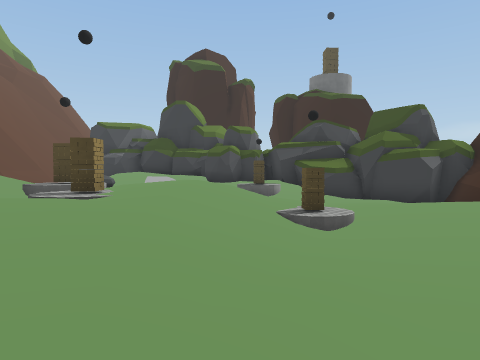
[1] (above)

24 first-person views from a walk through a 3-D level made in the Unity game engine. The camera is 1.3 m above the floor, tilts 2° down and sees 75° across. The floor is counted in squares, 2 m on a side. Each view is taken from the middle of a square. On the plan, view 1 faces up. The plan holds only what a view shows up to about 10 squares ahead; the rest is blank. The place goes on beyond the plan. The player character is not drawn. Some surface patterns are stand-ins.

[2]
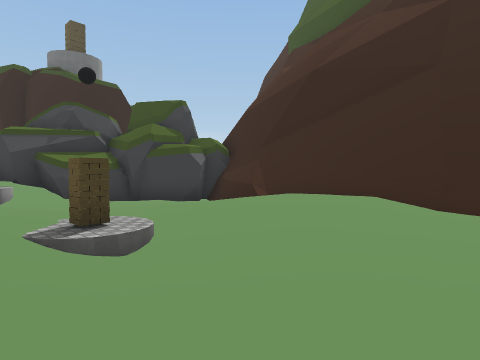

[3]
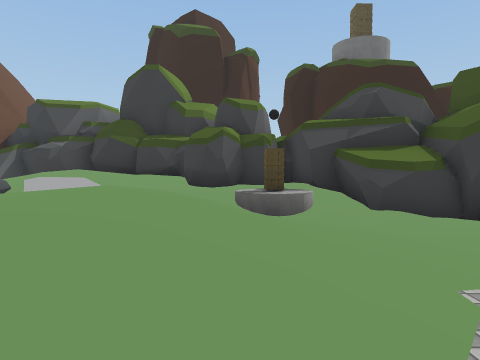

[4]
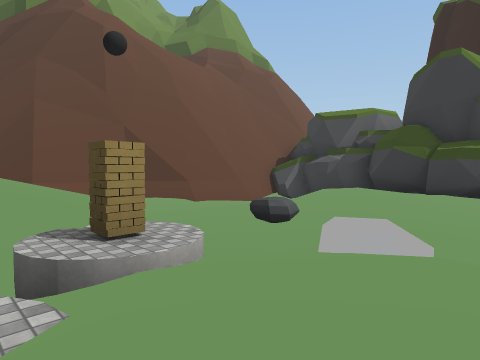

[5]
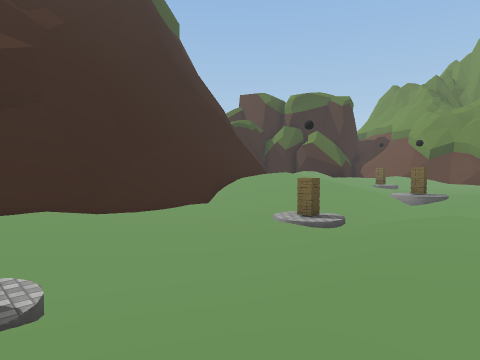

[6]
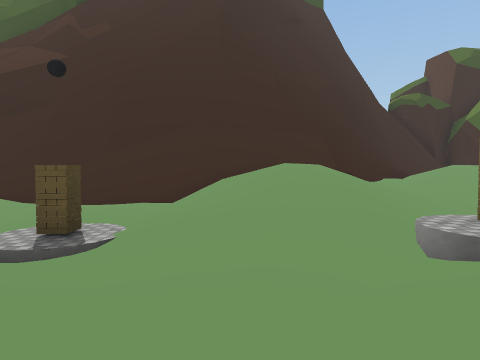

[7]
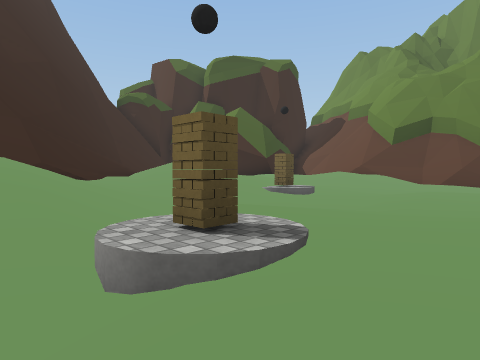

[8]
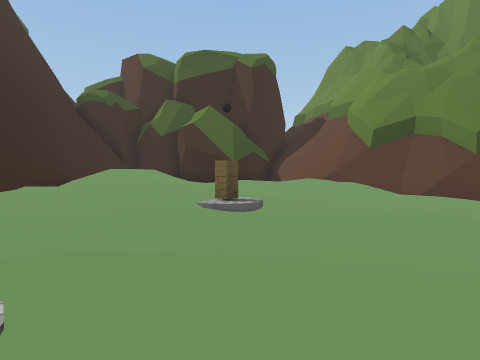

[9]
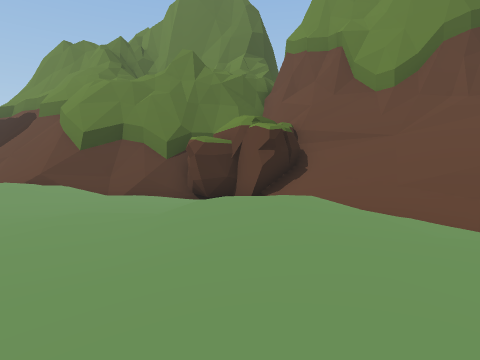

[10]
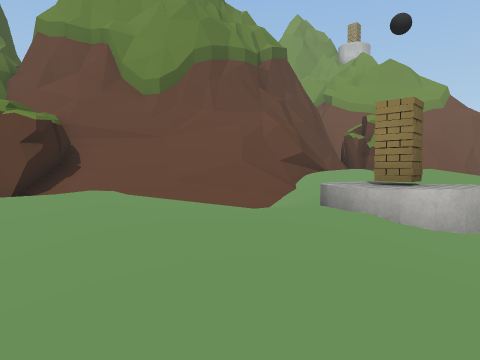

[11]
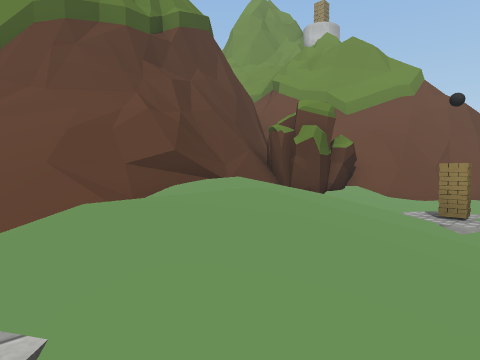

[12]
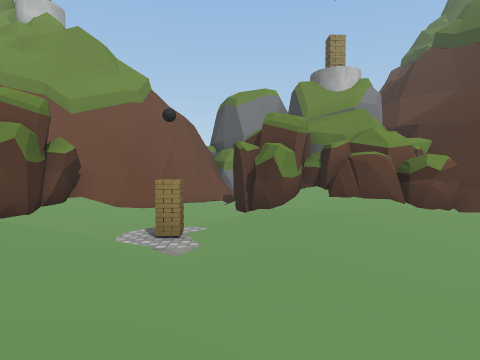

[13]
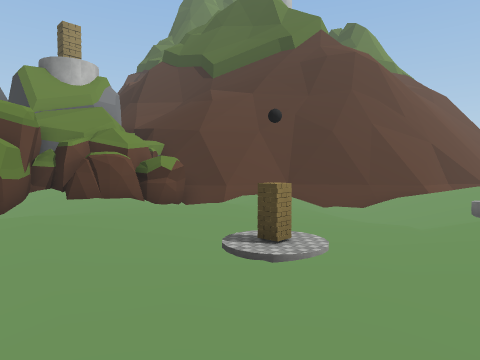

[14]
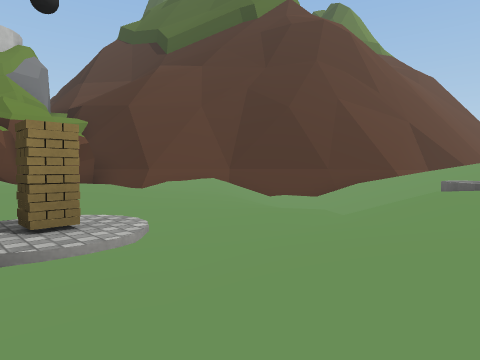

[15]
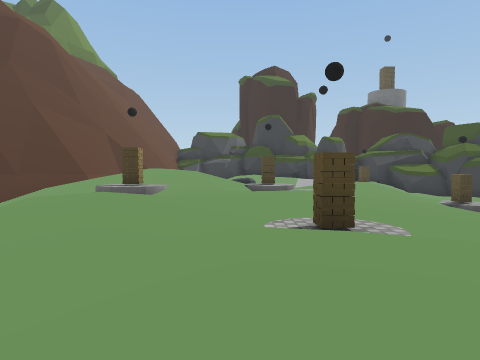

[16]
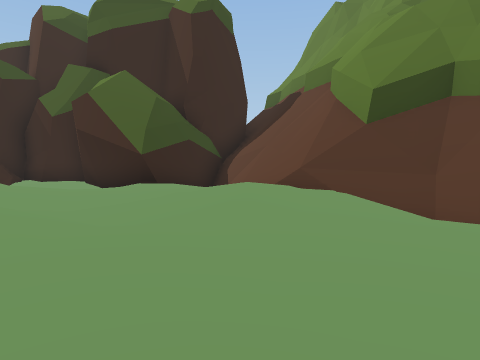

[17]
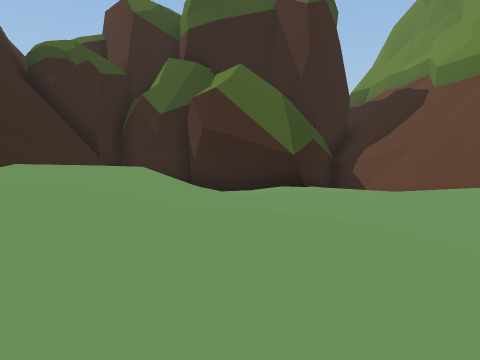

[18]
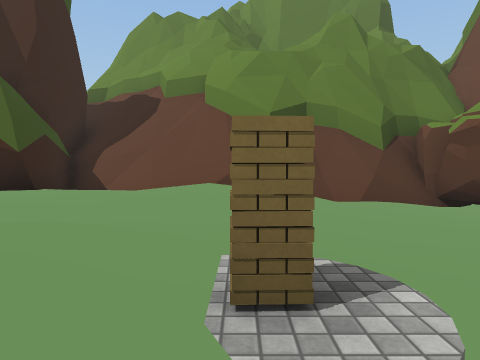

[19]
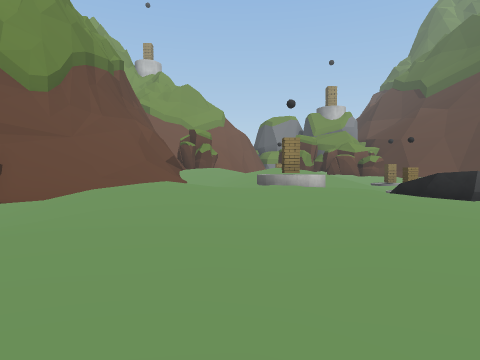

[20]
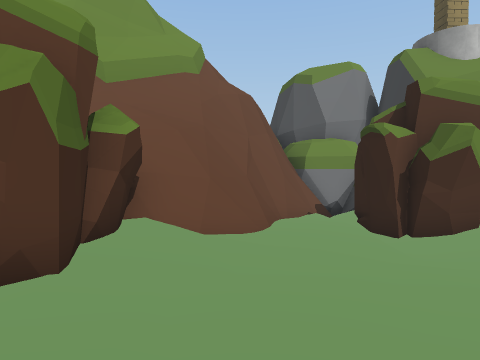

[21]
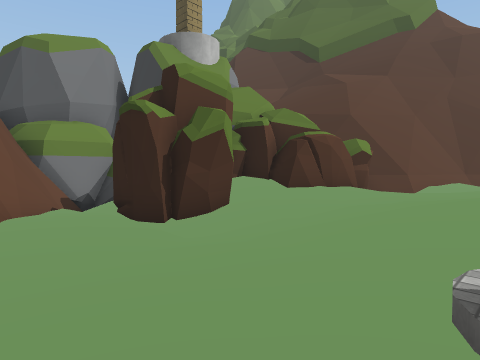

[22]
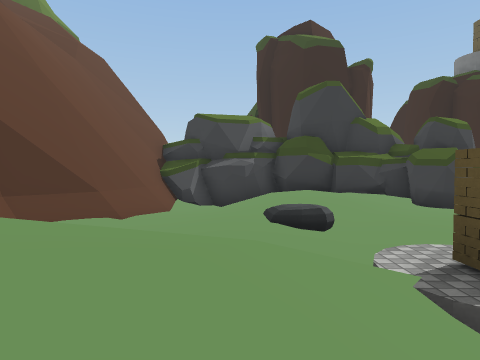

[23]
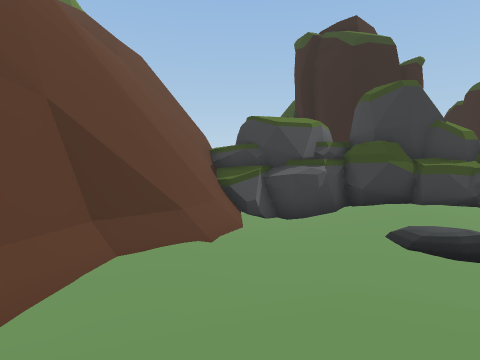

[24]
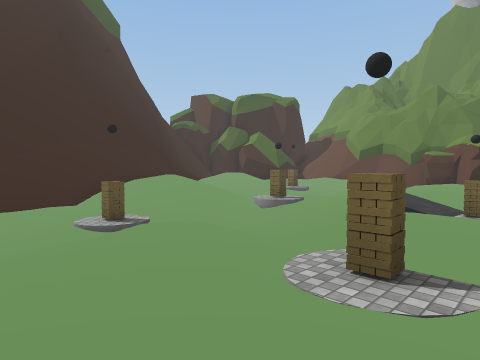

### Floor plan
Key: @ floor where view 1 was taken; # wall or solid block; . main floor; : floor 0.25 m higher than the main floor; - floor 0.25 m lower than the main floor; + floor 0.5 m higher than the main floor; _ floor 0.5 m lower than the main floor; * floor 0.75 m higher than the main floor; < floor 0.75 m lower than the main floor; % floor 1 m higher than the main floor; ( floor 1 m lower than the main floor; ! floor 1.25 m lower than the main floor; & floor 3.75 m higher than the main floor; / step, stairs or slope; = window, fence, low wall or low ledge; ^ raised ledge; v drop or lower ground; R rock; O other object.
Columns run from 21 left of view 1 to 14 right of it. Each row starts with its distance up from view 1.
 16             ######
 15             ##<#.###
 14             #/_/  :#####
 13             #__/++.-##.#
 12             #__-::/-__-##
 11            ##__-//--_#O/####
 10            #-__-R_--  (!!(!##
  9           ##.//_<_R///((((!/#
  8           ##//////-.:/<((( ##
  7          ## //%//O/.:/<(<< #
  6         ##////%//_O../O<<__#
  5        ##////O/:  ..///!(_-#
  4       ##//((///:. ..-(!!(<_#
  3      ##../     .::..-/!!((<##
  2      ##/.--_   ::...-/((((</^
  1     ##  ..--./+:..---//<<<</^
  0     ##  :..--.::/O_-.@_O<<</^
 -1     ##:.:..O-./.::///<<__///#
 -2    ###.::.----_-...//(/./// #
 -3    #//-.::/-___ /./////.+%% ##
 -4 #  ##/_/:+/--/   O R-////// ##^
 -5 #//#((<////_////--...-O////:##^
 -6 ##<__<<_-O/.//%**/::.--///..:==^
 -7  ##/__<__////%%//:::.-_/(_//::==^
 -8   ###____///   /..:.--_<_//+%//=^
 -9     ##/_-  %// /-.::/-__/.++%%  //^
-10      #OO.  %///  /++/--_/O::/%   /^
-11       OO######=/   :/_-__-/.//   /##
-12             ####/_ -_____-/.:/  /.##
-13              ^^^=/_--__-./:::./ /.##
-14                ###OOO_--.++::######
-15                 ##OOO#=/##/=  #
-16                    OO#####==###
-17                     ##  ##^&v##
-18                           #^

Positions as (right, up) in squares from view 1, and headings:
1: (0, 0), facing up
2: (0, 2), facing up-right
3: (0, 5), facing up
4: (-1, 6), facing up-left
5: (-2, 6), facing down-right
6: (-2, -2), facing right
7: (-1, -3), facing down-right
8: (-1, -5), facing down-right
9: (-2, -5), facing down
10: (-1, -5), facing down-left
11: (-6, -5), facing down-left
12: (-7, -5), facing left
13: (-7, -5), facing up-left
14: (-7, -2), facing up-left
15: (-5, -3), facing up
16: (1, -10), facing down-right
17: (4, -8), facing down-right
18: (4, -8), facing down
19: (4, -8), facing left
20: (-11, -8), facing left
21: (-12, -8), facing up-left
22: (-6, 5), facing up
23: (-8, 6), facing up
24: (-5, 3), facing down-right
